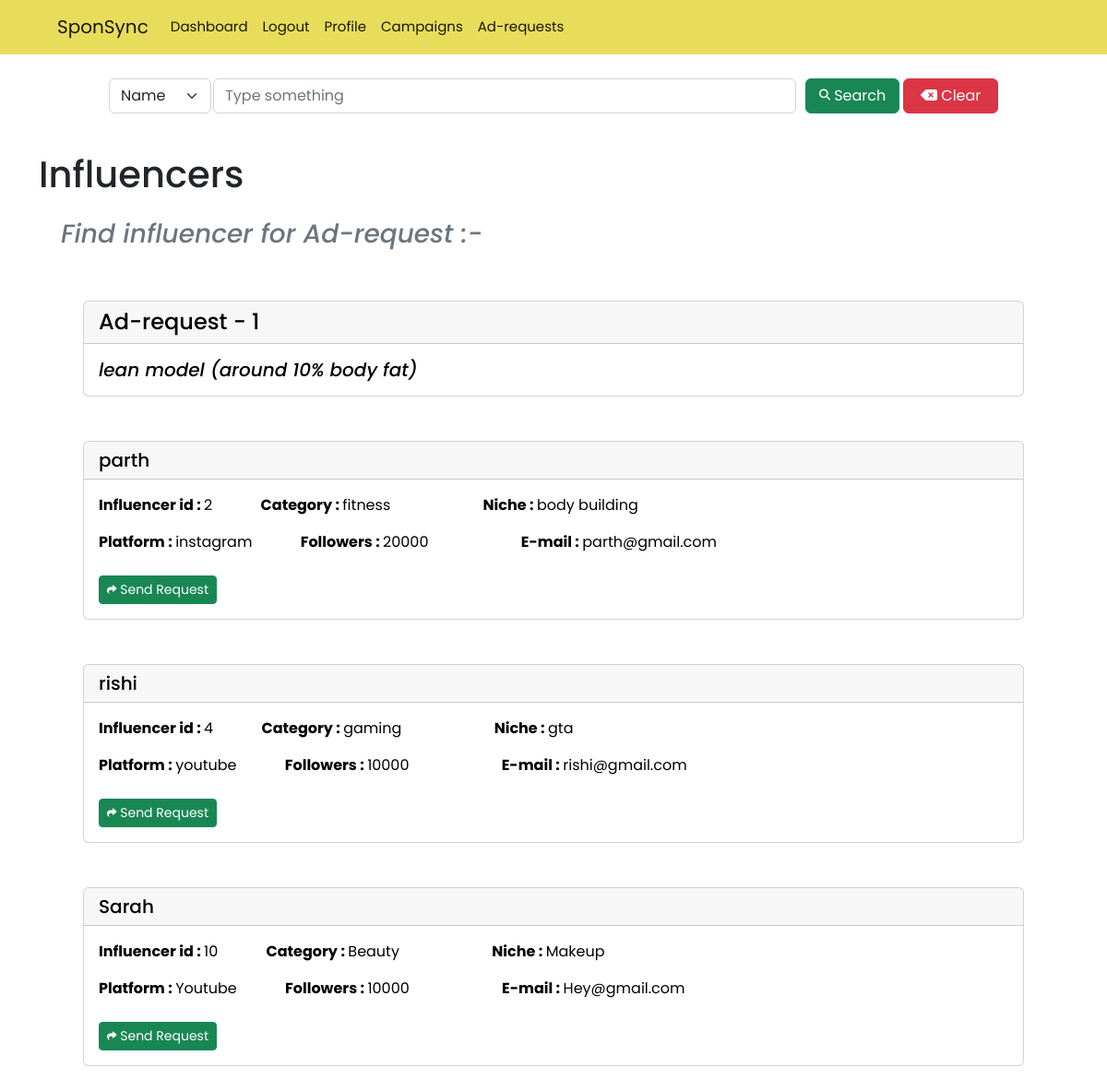
Before: /sponsor/1/influencers (signed in) with the older database file.
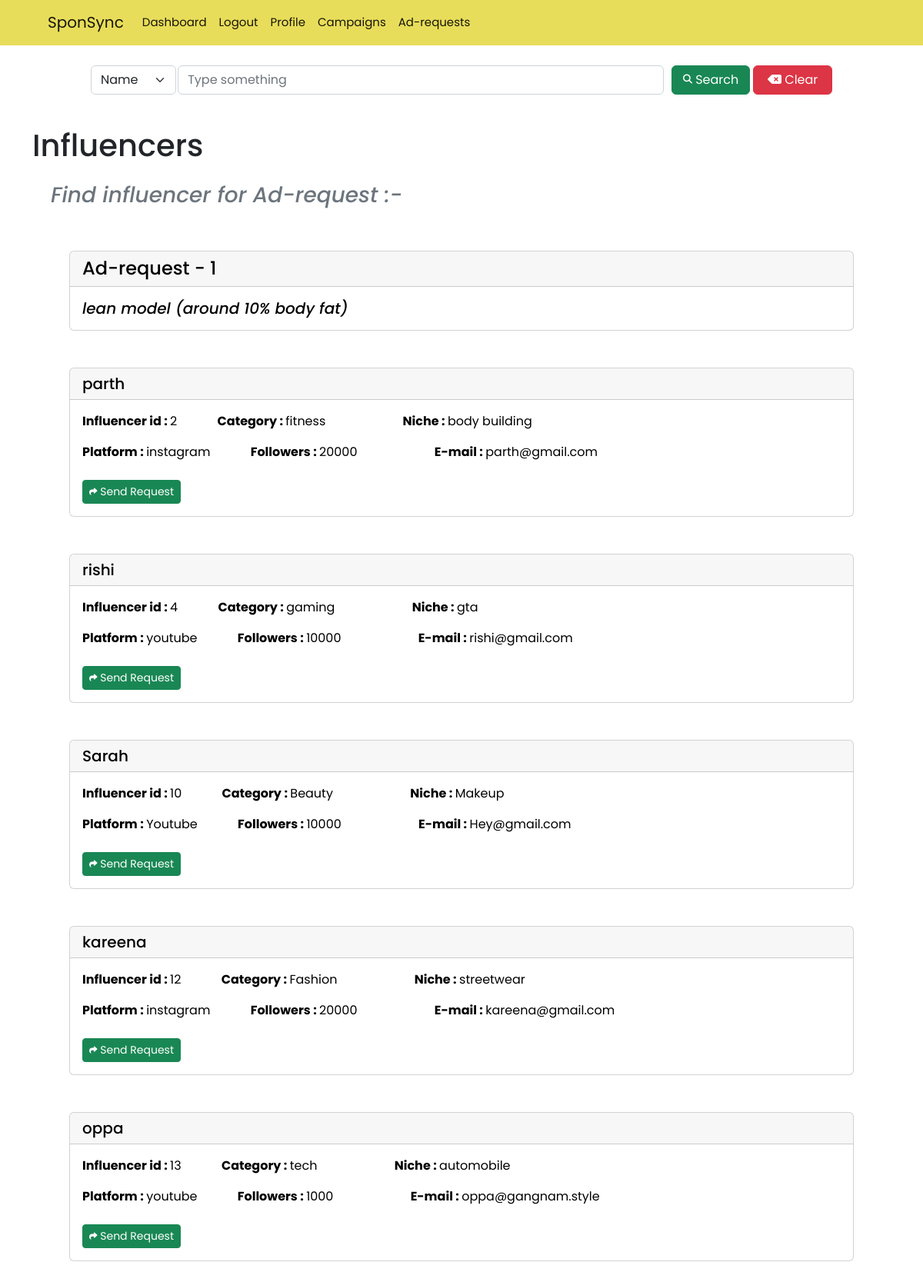
After: the same page with the newer database file.
### models.py (models this page shows)
class Influencer(db.Model):
    id = db.Column(db.Integer,db.ForeignKey("user.id"),primary_key=True)
    name = db.Column(db.String(30),nullable=False)
    email = db.Column(db.String(30))
    category = db.Column(db.String(30),nullable=False)
    niche = db.Column(db.String(30),nullable=False)
    platform = db.Column(db.String(30),nullable=False)
    followers = db.Column(db.Integer,nullable=False)
    flagged = db.Column(db.Boolean,nullable=False,default=False)

### routes.py (the view)
@app.route('/sponsor/<int:id>/influencers')
@auth_required
def find_influencers(id):
    user = User.query.get(session['user_id'])
    sponsor = Sponsor.query.get(user.id)
    factor = request.args.get('factor')
    adrequest = AdRequest.query.get(id)
    value = request.args.get('value')
    if factor == 'name':
        influencers = Influencer.query.filter(Influencer.name.like('%' + value + '%')).all()
    elif factor == 'category':
        influencers = Influencer.query.filter(Influencer.category.like('%' + value + '%')).all()
    elif factor == 'niche':
        influencers = Influencer.query.filter(Influencer.niche.like('%' + value + '%')).all()
    elif factor == 'platform':
        influencers = Influencer.query.filter(Influencer.platform.like('%' + value + '%')).all()
    elif factor == 'followers':
        value = int(value)
        influencers = Influencer.query.filter(Influencer.followers >= value).all()
    else:
        influencers = Influencer.query.all()
    return render_template('sponsor/influencers.html',user=user,sponsor=sponsor,adrequest=adrequest,influencers=influencers,value=value)

### routes.py (called while the page is built)
def auth_required(func):
    @wraps(func)
    def inner(*args , **kwargs):
        if 'user_id' not in session:
            flash('You need to login first.')
            return redirect(url_for('login'))
        return func(*args,**kwargs)
    return inner

### templates/sponsor/influencers.html (shortened to what this page needs)
{% extends 'layout.html' %}
{% block content %}
{% include 'searchbar.html'   %}
<h1 class="mt-3">Influencers</h1>
<div class="heading m-4">
    <h3 class="text-muted"><i>Find influencer for Ad-request :-</i></h3>
</div>
<div class="card m-5">
    <h4 class="card-header">Ad-request - {{adrequest.id}}</h4>
    <div class="card-body">
        <h5 class="card-text"><em>{{adrequest.requirements}}</em></h5>
    </div>
</div>
    {% for influencer in influencers %}
    <div class="card m-5">
        <h5 class="card-header">{{ influencer.name }}</h5>
        <div class="card-body">
          <p><span class="card-text"><b>Influencer id : </b>{{influencer.id}}</span>
            <span class="card-text m-5"><b>Category : </b>{{influencer.category}}</span>
            <span class="card-text m-5"><b>Niche : </b>{{influencer.niche}}</span>
            </p>
            <p>
                <span class="card-text"><b>Platform : </b>{{influencer.platform}}</span>
                <span class="card-text m-5"><b>Followers : </b>{{influencer.followers}}</span>
                <span class="card-text m-5"><b>E-mail : </b>{{influencer.email}}</span>
            </p>
            {% if adrequest.status == "recieved" %}
                <p class = "btn btn-sm btn-secondary">
                    <i class="fas fa-check fa-xs"></i>
                Sent request
                </p>
            {% else %}
            <a href="{{ url_for('send_request_influencer',id=adrequest.id,inf=influencer.id) }}"
                class="btn btn-sm btn-success mt-2">
               Send Request
            </a>
            {% endif %}
        </div>
    </div>
    {% endfor %}
{% endblock %}

Changed rows visible on the page:
added Influencer: name "kareena", id "12", category "Fashion", niche "streetwear", platform "instagram", followers "20000", email "kareena@gmail.com"
added Influencer: name "oppa", id "13", category "tech", niche "automobile", platform "youtube", followers "1000", email "oppa@gangnam.style"
